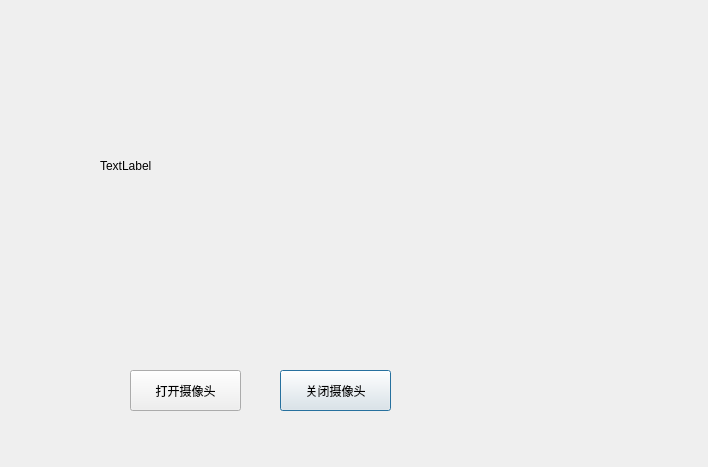
<?xml version="1.0" encoding="UTF-8"?>
<ui version="4.0">
 <class>CamDialog</class>
 <widget class="QDialog" name="CamDialog">
  <property name="geometry">
   <rect>
    <x>0</x>
    <y>0</y>
    <width>708</width>
    <height>467</height>
   </rect>
  </property>
  <property name="font">
   <font>
    <family>Microsoft YaHei UI</family>
   </font>
  </property>
  <property name="windowTitle">
   <string>Dialog</string>
  </property>
  <widget class="QPushButton" name="pushButton_2">
   <property name="geometry">
    <rect>
     <x>280</x>
     <y>370</y>
     <width>111</width>
     <height>41</height>
    </rect>
   </property>
   <property name="text">
    <string>关闭摄像头</string>
   </property>
  </widget>
  <widget class="QPushButton" name="pushButton">
   <property name="geometry">
    <rect>
     <x>130</x>
     <y>370</y>
     <width>111</width>
     <height>41</height>
    </rect>
   </property>
   <property name="text">
    <string>打开摄像头</string>
   </property>
  </widget>
  <widget class="QLabel" name="label">
   <property name="geometry">
    <rect>
     <x>100</x>
     <y>30</y>
     <width>421</width>
     <height>271</height>
    </rect>
   </property>
   <property name="text">
    <string>TextLabel</string>
   </property>
  </widget>
 </widget>
 <resources/>
 <connections/>
</ui>
